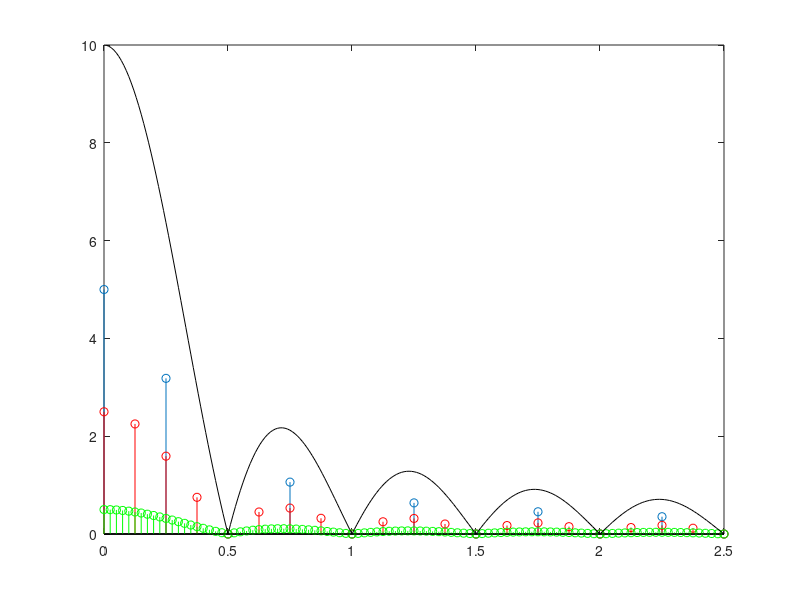

Source code (MATLAB):
clear all
close all

L = 2;
A = 5;

n = 1:10;
coeff = abs(2*A/L*sin(n*pi/L)./(n*pi/L));
coeff0 = 2*A/L;
stem([0:10]*1/2/L,[coeff0 coeff])

#break
L = 4;

n = 1:20;
coeff = abs(2*A/L*sin(n*pi/L)./(n*pi/L));
coeff0 = 2*A/L;
hold on
stem([0:20]*1/2/L,[coeff0 coeff],'r')

#break
L = 20;

n = 1:100;
coeff = abs(2*A/L*sin(n*pi/L)./(n*pi/L));
coeff0 = 2*A/L;
stem([0:100]*1/2/L,[coeff0 coeff],'g')

#break
f = 0.01:0.01:2.5;
w = 2*pi*f;
#figure
plot(f,abs(2*A*sin(w)./w),'k')